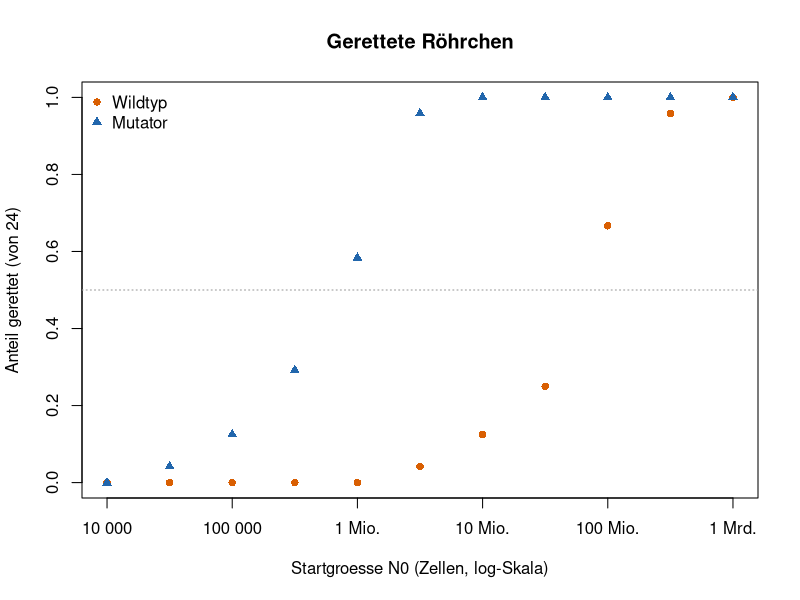
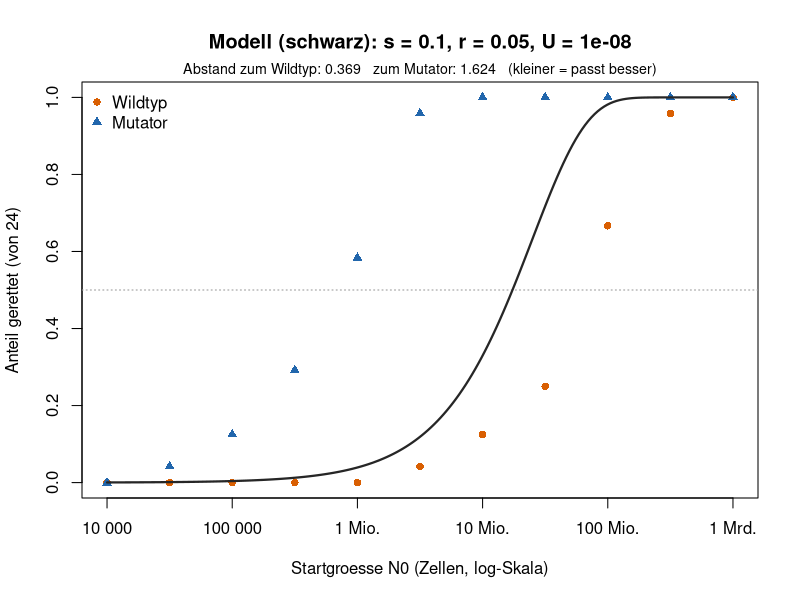
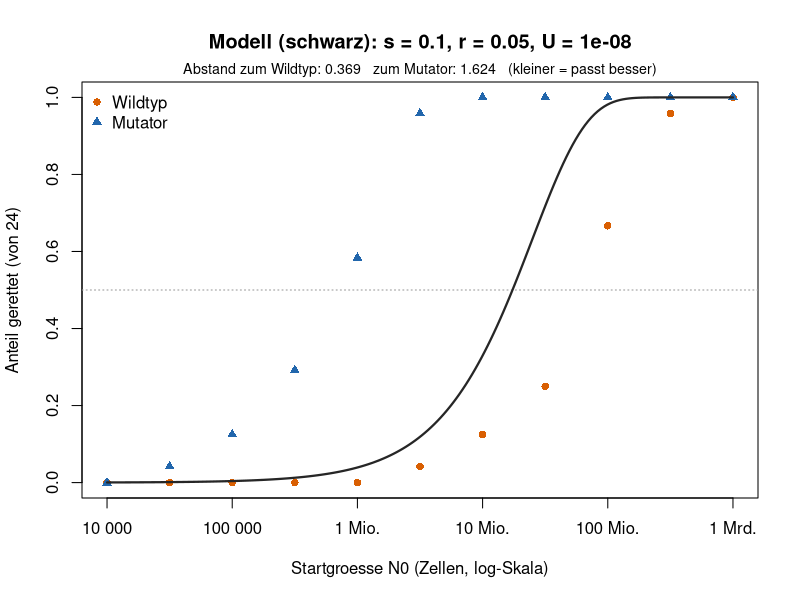

Recreate these plots in R, in order.
## ---- chunk 1
knitr::opts_chunk$set(echo = TRUE, warning = FALSE, message = FALSE,
                      fig.height = 4.6, fig.width = 7.5)
## ---- chunk 2
# Startgrössen: 10 000 bis 1 Milliarde Zellen, Schritte von Faktor etwa 3
N0 <- 10^seq(4, 9, by = 0.5)
roehrchen <- 24   # Röhrchen pro Startgrösse

# Anzahl geretteter (trüber) Röhrchen pro Startgrösse
k_wildtyp <- c(0, 0, 0, 0, 0, 1, 3, 6, 16, 23, 24)
k_mutator <- c(0, 1, 3, 7, 14, 23, 24, 24, 24, 24, 24)

wildtyp <- data.frame(N0 = N0, anteil = k_wildtyp / roehrchen)
mutator <- data.frame(N0 = N0, anteil = k_mutator / roehrchen)
## ---- chunk 3
# Hilfsfunktionen (nicht verändern)
farben <- c(Wildtyp = "#d95f02", Mutator = "#2166ac")

# Wahrscheinlichkeit der Rettung (Woche 10, Orr & Unckless 2014)
rettung <- function(N0, r, s, U) 1 - exp(-2 * N0 * U * s / r)

zeige_daten <- function(main = "Gerettete Röhrchen") {
  plot(wildtyp$N0, wildtyp$anteil, log = "x", pch = 16, col = farben["Wildtyp"],
       ylim = c(0, 1), xaxt = "n", main = main,
       xlab = "Startgroesse N0 (Zellen, log-Skala)",
       ylab = "Anteil gerettet (von 24)")
  axis(1, at = 10^(4:9),
       labels = c("10 000", "100 000", "1 Mio.", "10 Mio.", "100 Mio.", "1 Mrd."))
  points(mutator$N0, mutator$anteil, pch = 17, col = farben["Mutator"])
  abline(h = 0.5, lty = 3, col = "grey60")
  legend("topleft", c("Wildtyp", "Mutator"), pch = c(16, 17),
         col = farben, bty = "n")
}

# Abstand zwischen Modell und Daten (kleiner = passt besser)
abstand <- function(p_modell, daten) round(sum((p_modell - daten$anteil)^2), 3)

zeige_modell <- function(s, r, U) {
  zeige_daten(main = paste0("Modell (schwarz): s = ", s, ", r = ", r, ", U = ", U))
  N_fein <- 10^seq(4, 9, length.out = 200)
  lines(N_fein, rettung(N_fein, r, s, U), col = "grey15", lwd = 2.2)
  mtext(paste0("Abstand zum Wildtyp: ", abstand(rettung(N0, r, s, U), wildtyp),
               "   zum Mutator: ", abstand(rettung(N0, r, s, U), mutator),
               "   (kleiner = passt besser)"), side = 3, line = 0.2, cex = 0.85)
}
## ---- chunk 4
#| fig-height: 4.6
#| fig-width: 7.5
zeige_daten()
## ---- chunk 5
#| fig-height: 4.6
#| fig-width: 7.5
zeige_modell(s = 0.1, r = 0.05, U = 1e-8)   # Wildtyp: s oder r ändern
## ---- chunk 6
#| fig-height: 4.6
#| fig-width: 7.5
zeige_modell(s = 0.1, r = 0.05, U = 1e-8)   # hier Ihre Wildtyp-Lösung eintragen, dann eine Zahl ändern
